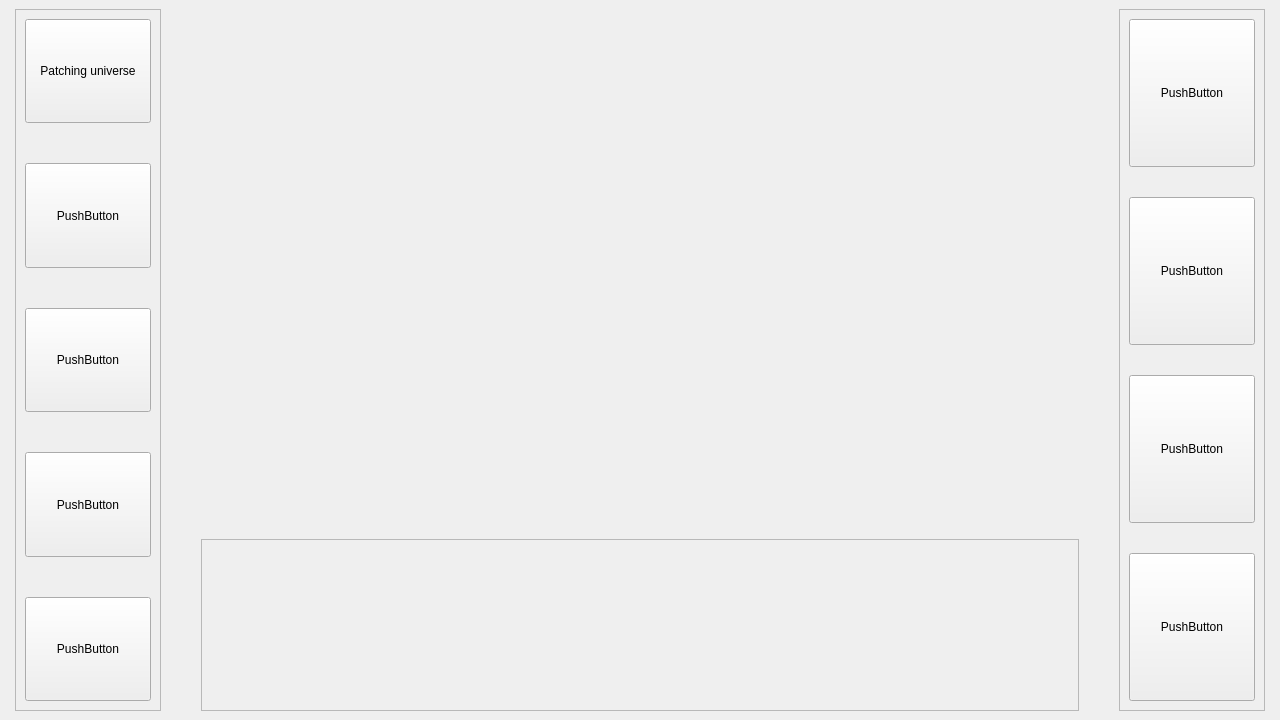
<?xml version="1.0" encoding="UTF-8"?>
<ui version="4.0">
 <class>main_window_</class>
 <widget class="QMainWindow" name="main_window_">
  <property name="geometry">
   <rect>
    <x>0</x>
    <y>0</y>
    <width>1280</width>
    <height>720</height>
   </rect>
  </property>
  <property name="minimumSize">
   <size>
    <width>1280</width>
    <height>720</height>
   </size>
  </property>
  <widget class="QWidget" name="central_widget_">
   <layout class="QHBoxLayout" name="main_layout_" stretch="1,6,1">
    <property name="spacing">
     <number>40</number>
    </property>
    <property name="leftMargin">
     <number>15</number>
    </property>
    <property name="rightMargin">
     <number>15</number>
    </property>
    <item>
     <widget class="QScrollArea" name="main_settings_">
      <property name="widgetResizable">
       <bool>true</bool>
      </property>
      <widget class="QWidget" name="contents_layout_left_">
       <property name="geometry">
        <rect>
         <x>0</x>
         <y>0</y>
         <width>145</width>
         <height>686</height>
        </rect>
       </property>
       <layout class="QVBoxLayout" name="verticalLayout" stretch="1,1,1,1,1">
        <property name="spacing">
         <number>40</number>
        </property>
        <item>
         <widget class="QPushButton" name="btn_patching_">
          <property name="enabled">
           <bool>true</bool>
          </property>
          <property name="sizePolicy">
           <sizepolicy hsizetype="Preferred" vsizetype="Preferred">
            <horstretch>0</horstretch>
            <verstretch>0</verstretch>
           </sizepolicy>
          </property>
          <property name="minimumSize">
           <size>
            <width>0</width>
            <height>0</height>
           </size>
          </property>
          <property name="text">
           <string>Patching universe</string>
          </property>
         </widget>
        </item>
        <item>
         <widget class="QPushButton" name="pushButton_2">
          <property name="sizePolicy">
           <sizepolicy hsizetype="Preferred" vsizetype="Preferred">
            <horstretch>0</horstretch>
            <verstretch>0</verstretch>
           </sizepolicy>
          </property>
          <property name="text">
           <string>PushButton</string>
          </property>
         </widget>
        </item>
        <item>
         <widget class="QPushButton" name="pushButton_3">
          <property name="sizePolicy">
           <sizepolicy hsizetype="Preferred" vsizetype="Preferred">
            <horstretch>0</horstretch>
            <verstretch>0</verstretch>
           </sizepolicy>
          </property>
          <property name="text">
           <string>PushButton</string>
          </property>
         </widget>
        </item>
        <item>
         <widget class="QPushButton" name="pushButton_4">
          <property name="sizePolicy">
           <sizepolicy hsizetype="Preferred" vsizetype="Preferred">
            <horstretch>0</horstretch>
            <verstretch>0</verstretch>
           </sizepolicy>
          </property>
          <property name="text">
           <string>PushButton</string>
          </property>
         </widget>
        </item>
        <item>
         <widget class="QPushButton" name="pushButton_5">
          <property name="sizePolicy">
           <sizepolicy hsizetype="Preferred" vsizetype="Preferred">
            <horstretch>0</horstretch>
            <verstretch>0</verstretch>
           </sizepolicy>
          </property>
          <property name="text">
           <string>PushButton</string>
          </property>
         </widget>
        </item>
       </layout>
      </widget>
     </widget>
    </item>
    <item>
     <widget class="QWidget" name="fixtures_layout_" native="true">
      <layout class="QVBoxLayout" name="layout_fixture_window_" stretch="3,1">
       <property name="spacing">
        <number>15</number>
       </property>
       <property name="leftMargin">
        <number>0</number>
       </property>
       <property name="topMargin">
        <number>0</number>
       </property>
       <property name="rightMargin">
        <number>0</number>
       </property>
       <property name="bottomMargin">
        <number>0</number>
       </property>
       <item>
        <widget class="FixtureDisplay" name="fixture_display_"/>
       </item>
       <item>
        <widget class="FixtureProperties" name="fixture_properties_">
         <property name="frameShape">
          <enum>QFrame::StyledPanel</enum>
         </property>
        </widget>
       </item>
      </layout>
     </widget>
    </item>
    <item>
     <widget class="QScrollArea" name="additional_screens_">
      <property name="widgetResizable">
       <bool>true</bool>
      </property>
      <widget class="QWidget" name="contents_layout_right_">
       <property name="geometry">
        <rect>
         <x>0</x>
         <y>0</y>
         <width>144</width>
         <height>700</height>
        </rect>
       </property>
       <layout class="QVBoxLayout" name="verticalLayout_2" stretch="1,1,1,1">
        <property name="spacing">
         <number>30</number>
        </property>
        <item>
         <widget class="QPushButton" name="pushButton_6">
          <property name="sizePolicy">
           <sizepolicy hsizetype="Preferred" vsizetype="Preferred">
            <horstretch>0</horstretch>
            <verstretch>0</verstretch>
           </sizepolicy>
          </property>
          <property name="text">
           <string>PushButton</string>
          </property>
         </widget>
        </item>
        <item>
         <widget class="QPushButton" name="pushButton_7">
          <property name="sizePolicy">
           <sizepolicy hsizetype="Preferred" vsizetype="Preferred">
            <horstretch>0</horstretch>
            <verstretch>0</verstretch>
           </sizepolicy>
          </property>
          <property name="text">
           <string>PushButton</string>
          </property>
         </widget>
        </item>
        <item>
         <widget class="QPushButton" name="pushButton_8">
          <property name="sizePolicy">
           <sizepolicy hsizetype="Preferred" vsizetype="Preferred">
            <horstretch>0</horstretch>
            <verstretch>0</verstretch>
           </sizepolicy>
          </property>
          <property name="text">
           <string>PushButton</string>
          </property>
         </widget>
        </item>
        <item>
         <widget class="QPushButton" name="pushButton_9">
          <property name="sizePolicy">
           <sizepolicy hsizetype="Preferred" vsizetype="Preferred">
            <horstretch>0</horstretch>
            <verstretch>0</verstretch>
           </sizepolicy>
          </property>
          <property name="text">
           <string>PushButton</string>
          </property>
         </widget>
        </item>
       </layout>
      </widget>
     </widget>
    </item>
   </layout>
  </widget>
 </widget>
 <customwidgets>
  <customwidget>
   <class>FixtureDisplay</class>
   <extends>QFrame</extends>
   <header location="global">qt_headers/main_window/fixture_display/fixturedisplay.h</header>
   <container>1</container>
  </customwidget>
  <customwidget>
   <class>FixtureProperties</class>
   <extends>QFrame</extends>
   <header location="global">qt_headers/main_window/fixture_display/fixtureproperties.h</header>
   <container>1</container>
  </customwidget>
 </customwidgets>
 <resources/>
 <connections/>
</ui>
